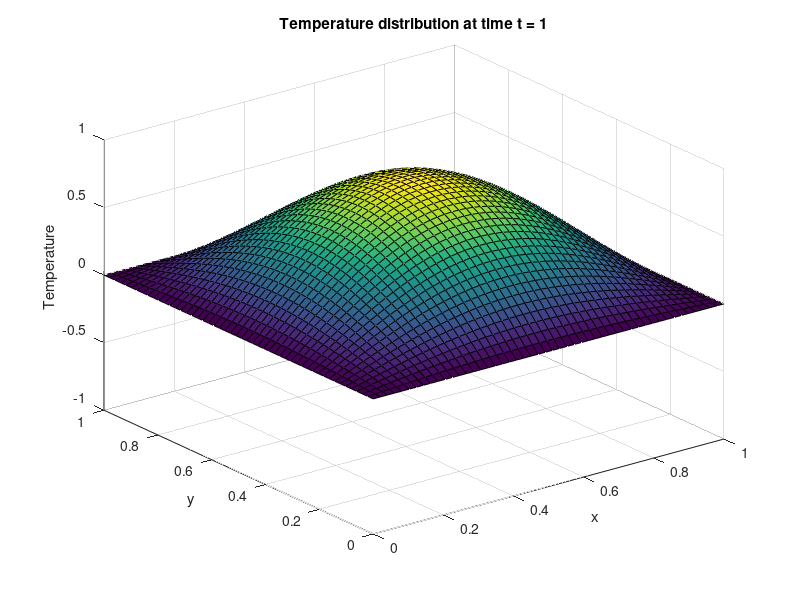

MATLAB code to generate this figure:
% Parameters
Lx = 1;  % Length of the domain in x-direction
Ly = 1;  % Length of the domain in y-direction
Nx = 50; % Number of grid points in x-direction
Ny = 50; % Number of grid points in y-directionn
T = 1;   % Total time
Nt = 100; % Number of time steps
alpha = 0.01; % Thermal diffusivity

% Grid spacing
dx = Lx / Nx;
dy = Ly / Ny;
dt = T / Nt;

% Create grid
x = linspace(0, Lx, Nx);
y = linspace(0, Ly, Ny);
[X, Y] = meshgrid(x, y);

% Initial condition
u0 = sin(pi*X) .* sin(pi*Y);

% Boundary conditions
leftBC = zeros(Ny, 1); % u(0, y, t) = 0
rightBC = zeros(Ny, 1); % u(Lx, y, t) = 0
topBC = zeros(1, Nx); % u(x, Ly, t) = 0
bottomBC = zeros(1, Nx); % u(x, 0, t) = 0

% Initialize solution matrix
u = zeros(Ny, Nx, Nt+1);
u(:,:,1) = u0;

% Finite difference scheme
for n = 1:Nt
    for i = 2:Nx-1
        for j = 2:Ny-1
            u(j, i, n+1) = u(j, i, n) + alpha * dt * ((u(j, i+1, n) - 2*u(j, i, n) + u(j, i-1, n)) / dx^2 + (u(j+1, i, n) - 2*u(j, i, n) + u(j-1, i, n)) / dy^2);
        end
    end

    % Apply boundary conditions
    u(:,1,n+1) = leftBC;
    u(:,end,n+1) = rightBC;
    u(1,:,n+1) = bottomBC;
    u(end,:,n+1) = topBC;
end

% Plotting
figure;
for i = 1:Nt+1
    surf(x, y, u(:,:,i));
    title(['Temperature distribution at time t = ', num2str((i-1)*dt)]);
    xlabel('x');
    ylabel('y');
    zlabel('Temperature');
    axis([0 Lx 0 Ly -1 1]); % Adjust axis limits if necessary
    pause(0.1); % Pause to display animation
end
